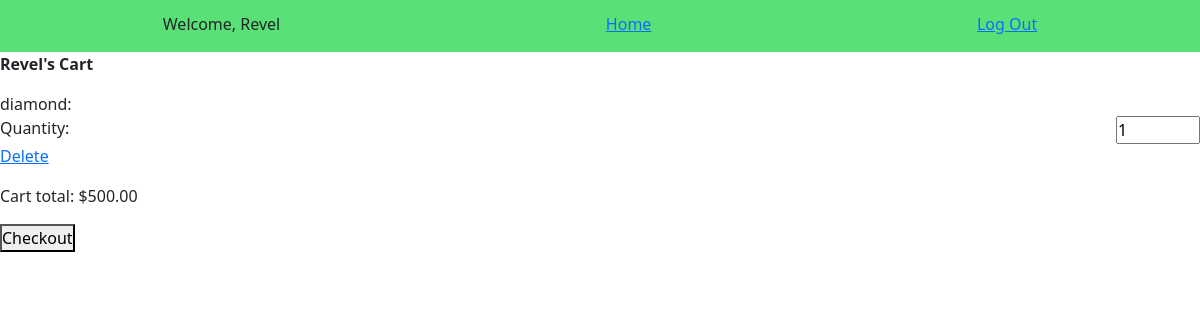
/marketplace/view-cart/1/, run on an earlier commit of the app's database.
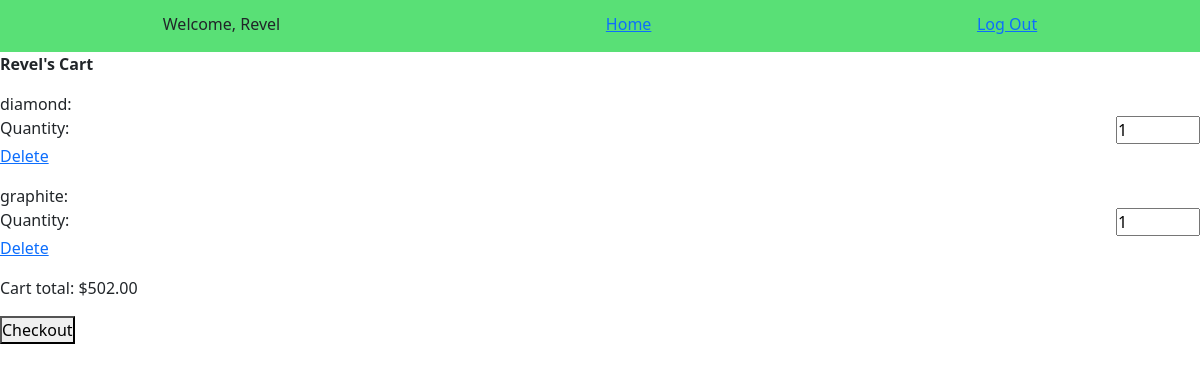
And on a later commit of the database.
### marketplace/models.py (models this page shows, shortened)
class Cart_Item_Count(models.Model):
    cart = models.ForeignKey(Cart, on_delete=models.CASCADE, default=None)
    item = models.ForeignKey(Item, on_delete=models.CASCADE, default=None)
    quantity = models.IntegerField(default=None)
    created_at = models.DateTimeField(auto_now_add=True)
    updated_at = models.DateTimeField(auto_now=True)

class Item(models.Model):
    name = models.CharField(max_length=100)
    description = models.TextField()
    carbon_offset_in_trees = models.IntegerField()
    cost = models.DecimalField(max_digits=5, decimal_places=2)
    purchases = models.ManyToManyField('login_app.User', through="User_Item_Count")
    carts = models.ManyToManyField(Cart, through="Cart_Item_Count")
    created_at = models.DateTimeField(auto_now_add=True)
    updated_at = models.DateTimeField(auto_now=True)
    objects = ItemManager()

### marketplace/views.py (the view)
# urls.py: path('marketplace/view-cart/<int:user_id>/', views.view_cart, name="cart"),
def view_cart(request, user_id):
    cart = Cart.objects.get(user=apps.get_model('login_app.User').objects.get(id=user_id))
    cart_items = Cart_Item_Count.objects.filter(cart=cart)
    if cart_items:
        total_cost = 0
        for item in cart_items:
            total_cost += item.item.cost * item.quantity
        context = {
            'user': apps.get_model('login_app.User').objects.get(id=user_id),
            'cart_items': cart_items,
            'total_cost': total_cost
        }
        return render(request, 'cart.html', context)
    else:
        context = {
            'user': apps.get_model('login_app.User').objects.get(id=user_id)
        }
        return render(request, 'cart.html', context)

### marketplace/templates/cart.html (shortened to what this page needs)
<!DOCTYPE html>
<html>
    <head>
        {% load static %}
        <link rel="stylesheet" href="https://cdn.jsdelivr.net/npm/bootstrap@5.1.1/dist/css/bootstrap.css">
        <link rel="stylesheet" href="{% static 'style.css' %}">
    </head>
    <body>
        <div id="wrapper">
            <div id="topdiv">
                <p>Welcome, {{user.first_name}}</p>
                <a href="{% url 'marketplace' %}">Home</a>
                <a href="logout/">Log Out</a>
            </div>
        </div>
        <div>
            <p class="bold">{{user.first_name}}'s Cart</p>
            <form action="buy-items/" method="post">
                {% for item in cart_items %}
                    <p>
                        {{item.item.name}}:
                        <label>
                            Quantity:
                            <input name="{{item.item.name}}" type="number" min="1" max="10" step="1" value="{{item.quantity}}" required>
                        </label>
                        <a href="{% url 'remove' user.id item.item.id %}">Delete</a>
                    </p>
                {% endfor %}
                <p id="cart_total">Cart total: ${{total_cost}}</p>
                <button type="submit">Checkout</button>
            </form>
        </div>
    </body>
</html>

What changed in the data, as far as the page shows it:
added Cart_Item_Count: item.name "graphite", quantity "1"
Also different on the page:
{{ total_cost }}: "500.00" → "502.00"
